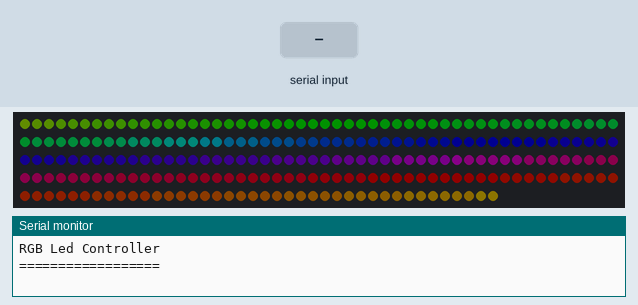
The sketch below on a simulated Arduino Uno, built with avr-gcc and run on an emulated ATmega328P. Parts: 240 RGB LEDs in strip order, left to right, continuing on the next row, the last lines printed to the serial monitor. Inputs (shaded band) come from the test bench. Dim RGB values are drawn brighter than linear.

Above: at 1.2 s.
1.3 s: byte 30 received over Serial
At 1.97 s:
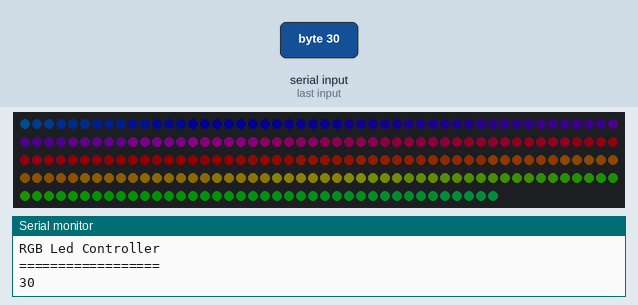
At 2.87 s:
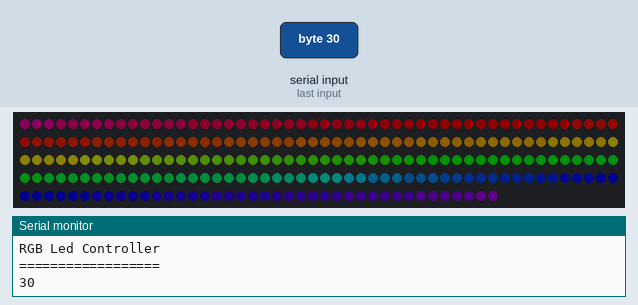
Timing chart, 0 to 4.4 s (numbered marks = the images above; inputs shaded):
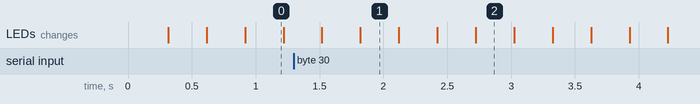

The sketch:

digital.ino
```cpp
#include "FastSPI_LED2.h"

// How many leds are in the strip?
#define NUM_LEDS 240

// Data pin that led data will be written out over
#define DATA_PIN 14

// This is an array of leds.  One item for each led in your strip.
CRGB leds[NUM_LEDS];

void setup() {
      FastLED.addLeds<WS2811, DATA_PIN, GRB>(leds, NUM_LEDS);
      Serial.begin(115200);
      pinMode(1, OUTPUT);
      digitalWrite(1, LOW);
      Serial.println("RGB Led Controller");
      Serial.println("==================");
}

char shift = 0;
int incomingByte = 0;

void loop() {
   CRGB color = CRGB::White;
   for(int whiteLed = 0; whiteLed < NUM_LEDS; whiteLed = whiteLed + 1) {
      color.setHSV(whiteLed + shift, 255, 64);
      leds[whiteLed] = color;
   }
   FastLED.show();
   shift+=1;
   if (Serial.available() > 0) {
     incomingByte = Serial.read();
     Serial.print(incomingByte);
   }
}
```
